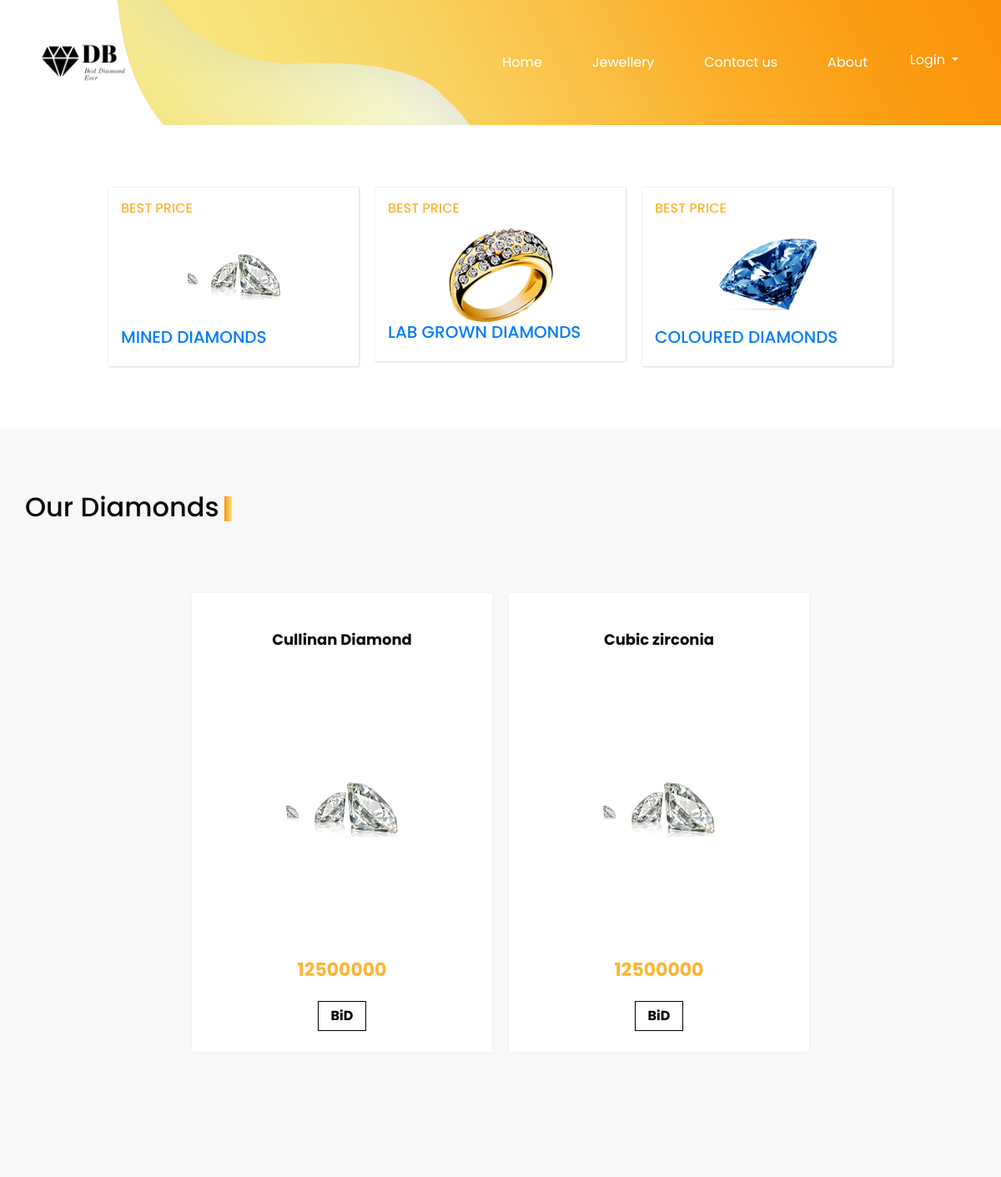
Screenshot of /productcat/1 with the database file from the repository.
### app1/models.py (models this page shows, shortened)
class Product_Category(models.Model):
    name=models.CharField(max_length=20,verbose_name='Category Name')
    img=models.ImageField(upload_to="Category")

class Product(models.Model):
    SellerId=models.CharField(max_length=100)
    category = models.ForeignKey(Product_Category,on_delete=models.CASCADE)
    productImage = models.ImageField(upload_to="product")
    productName = models.CharField(max_length=100)
    productPrice = models.IntegerField(default=0)
    productDescription = models.TextField(default="")
    quantity=models.CharField(max_length=200)
    startdate=models.DateField(default=None)
    enddate=models.DateField(default=None)
    status=models.BooleanField(default=False)

### app1/views.py (the view, shortened to what this page needs)
# urls.py: path('productcat/<int:id>',productcat,name="productcat"),
def productcat(request,id):
    sData = SessionData(request)
    if request.session.has_key('buyer'):
        user= request.session['buyer']
        data=BuyerRegister.objects.get(email=user)
        category=Product_Category.objects.all()
        productdata=Product.objects.filter(category=id) & Product.objects.filter(status=False)
        return render (request,'Diamonds.html',{'sessionbuyer':user,'name':data,'ab':category,'productdata':productdata})
    else:
        category=Product_Category.objects.all()
        productdata=Product.objects.filter(category=id) & Product.objects.filter(status=False)
        return render (request,'Diamonds.html',{'ab':category,'productdata':productdata})

### app1/templates/Diamonds.html (shortened to what this page needs)
{% extends 'base.html' %}
{% load static %}
{% block content %}
  <div class="item_section layout_padding2">
    <div class="container">
      <div class="item_container">
        {% for i in ab %}
        <a  href="{% url 'productcat' i.id %}">
        <div class="box">
          <div class="price">
            <h6>
              Best PRICE
            </h6>
          </div>
          <div class="img-box">
            <img src="{{i.img.url}}" alt="">
          </div>
          <div class="name">
            <h5>
              {{i.name}}
            </h5>
          </div>
        </div>
      </a>
        {% endfor %}
      </div>
    </div>
  </div>
  <section class="price_section layout_padding">
    <div class="container">
      <div class="heading_container">
        <h2>
          Our Diamonds
        </h2>
      </div>
      <div class="price_container">
        {% for i in productdata  %}
        <div class="box">
          <div class="name">
            <h6>
              {{i.productName}}
            </h6>
          </div>
          <div class="img-box">
            <img src="{{i.productImage.url}}" alt="">
          </div>
          <div class="detail-box">
            <h5>
              <span>{{i.productPrice}}</span>
            </h5>
            {% if sessionvendor %}
            <a href="#">
              BID
            </a>
            {% else %}
            <a href="{% url 'singleproduct' i.id %}">
              BiD
            </a>
            {% endif %}
          </div>
        </div>
        {% endfor %}
      </div>
    </div>
  </section>
  {% endblock%}

### app1/static/css/style.css (style rules this page uses)
body { font-family: "Poppins", sans-serif; color: #0c0c0c; background-color:white; }
.layout_padding { padding: 75px 0; }
.layout_padding2 { padding: 45px 0; }
.heading_container { display: -webkit-box; display: -ms-flexbox; display: flex; }
.heading_container h2 { position: relative; }
.heading_container h2::before { content: ""; position: absolute; width: 9px; height: 30px; top: 14%; right: -15px; background: -webkit-gradient(linear, left top, right top, from(#fb930a), to(#f5e47b)); background: linear-gradient(to right, #fb930a, #f5e47b); }
a, a:hover, a:focus { text-decoration: none; }
.item_section .item_container { display: -webkit-box; display: -ms-flexbox; display: flex; -webkit-box-pack: center; -ms-flex-pack: center; justify-content: center; -ms-flex-wrap: wrap; flex-wrap: wrap; }
.item_section .item_container .box { width: 300px; display: -webkit-box; display: -ms-flexbox; display: flex; -webkit-box-orient: vertical; -webkit-box-direction: normal; -ms-flex-direction: column; flex-direction: column; -webkit-box-pack: justify; -ms-flex-pack: justify; justify-content: space-between; margin: 30px 10px; padding: 15px; -webkit-box-shadow: 0px 0px 2px 0.5px rgba(0, 0, 0, 0.15); box-shadow: 0px 0px 2px 0.5px rgba(0, 0, 0, 0.15); }
.item_section .item_container .box .img-box { width: 100%; display: -webkit-box; display: -ms-flexbox; display: flex; -webkit-box-pack: center; -ms-flex-pack: center; justify-content: center; }
.item_section .item_container .box .img-box img { width: 125px; }
.item_section .item_container .box h6 { color: #fbb534; text-transform: uppercase; }
.item_section .item_container .box h5 { text-transform: uppercase; }
.price_section { background-color: #f8f8f8; }
.price_section .price_container { display: -webkit-box; display: -ms-flexbox; display: flex; -webkit-box-pack: center; -ms-flex-pack: center; justify-content: center; padding: 40px 0; -ms-flex-wrap: wrap; flex-wrap: wrap; }
.price_section .price_container .box { min-width: 300px; max-width: 360px; height: 550px; display: -webkit-box; display: -ms-flexbox; display: flex; -webkit-box-orient: vertical; -webkit-box-direction: normal; -ms-flex-direction: column; flex-direction: column; -webkit-box-align: center; -ms-flex-align: center; align-items: center; -webkit-box-pack: justify; -ms-flex-pack: justify; justify-content: space-between; margin: 35px 10px; padding: 45px 0 25px 0; text-align: center; background-color: #ffffff; -webkit-box-shadow: 0px 0px 6px 0 rgba(0, 0, 0, 0.05); box-shadow: 0px 0px 6px 0 rgba(0, 0, 0, 0.05); -webkit-box-flex: 1; -ms-flex-positive: 1; flex-grow: 1; }
.price_section .price_container .box .img-box { width: 100%; display: -webkit-box; display: -ms-flexbox; display: flex; -webkit-box-pack: center; -ms-flex-pack: center; justify-content: center; }
.price_section .price_container .box .img-box img { width: 150px; }
.price_section .price_container .box h6 { font-weight: bold; font-size: 18px; }
.price_section .price_container .box .detail-box h5 { text-transform: uppercase; font-weight: bold; font-size: 22px; }
.price_section .price_container .box .detail-box h5 span { color: #fbb534; }
.price_section .price_container .box .detail-box a { display: inline-block; padding: 5px 15px; border: 1px solid #000000; font-weight: bold; color: #000000; margin-top: 15px; }

### app1/static/css/responsive.css (style rules this page uses)
@media (min-width: 1200px) { .container { max-width: 1170px; } }

### rows the page displays
Product_Category: img (picture), name "MINED DIAMONDS"
Product_Category: img (picture), name "LAB GROWN DIAMONDS"
Product_Category: img (picture), name "COLOURED DIAMONDS"
Product: productName "Cullinan Diamond", productImage (picture), productPrice "12500000"
Product: productName "Cubic zirconia", productImage (picture), productPrice "12500000"
